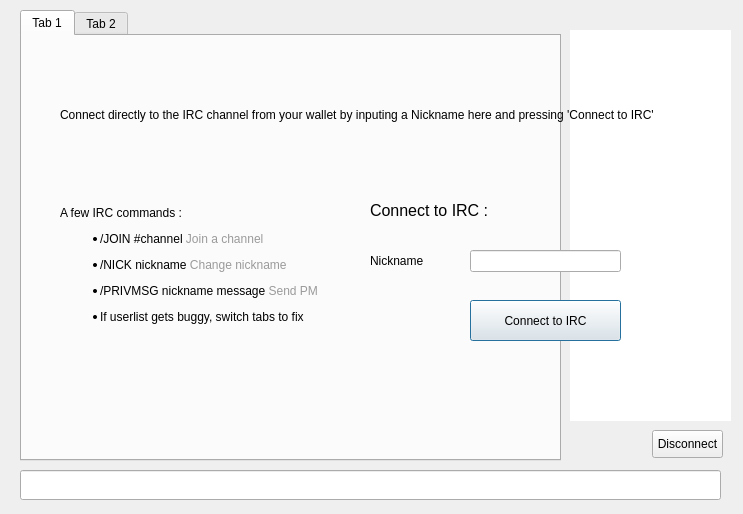
<?xml version="1.0" encoding="UTF-8"?>
<ui version="4.0">
 <class>ChatWindowClass</class>
 <widget class="QWidget" name="ChatWindowClass">
  <property name="geometry">
   <rect>
    <x>0</x>
    <y>0</y>
    <width>743</width>
    <height>514</height>
   </rect>
  </property>
  <property name="styleSheet">
   <string notr="true">font: 75 12pt &quot;Century Gothic&quot;;</string>
  </property>
  <widget class="QWidget" name="widget_2" native="true">
   <property name="geometry">
    <rect>
     <x>0</x>
     <y>0</y>
     <width>741</width>
     <height>511</height>
    </rect>
   </property>
   <widget class="QWidget" name="splitter" native="true">
    <property name="enabled">
     <bool>true</bool>
    </property>
    <property name="geometry">
     <rect>
      <x>10</x>
      <y>10</y>
      <width>721</width>
      <height>501</height>
     </rect>
    </property>
    <property name="styleSheet">
     <string notr="true"/>
    </property>
    <widget class="QTabWidget" name="tab">
     <property name="geometry">
      <rect>
       <x>10</x>
       <y>0</y>
       <width>541</width>
       <height>451</height>
      </rect>
     </property>
     <property name="styleSheet">
      <string notr="true"/>
     </property>
     <property name="tabShape">
      <enum>QTabWidget::Rounded</enum>
     </property>
     <property name="currentIndex">
      <number>0</number>
     </property>
     <property name="tabsClosable">
      <bool>false</bool>
     </property>
     <widget class="QWidget" name="widget_4">
      <attribute name="title">
       <string>Tab 1</string>
      </attribute>
     </widget>
     <widget class="QWidget" name="tab_5">
      <attribute name="title">
       <string>Tab 2</string>
      </attribute>
     </widget>
    </widget>
    <widget class="QLineEdit" name="lineEdit">
     <property name="geometry">
      <rect>
       <x>10</x>
       <y>460</y>
       <width>701</width>
       <height>30</height>
      </rect>
     </property>
     <property name="sizePolicy">
      <sizepolicy hsizetype="Fixed" vsizetype="Fixed">
       <horstretch>0</horstretch>
       <verstretch>0</verstretch>
      </sizepolicy>
     </property>
     <property name="maximumSize">
      <size>
       <width>16777215</width>
       <height>30</height>
      </size>
     </property>
    </widget>
    <widget class="QListView" name="userView">
     <property name="geometry">
      <rect>
       <x>560</x>
       <y>20</y>
       <width>161</width>
       <height>391</height>
      </rect>
     </property>
     <property name="minimumSize">
      <size>
       <width>0</width>
       <height>300</height>
      </size>
     </property>
     <property name="styleSheet">
      <string notr="true">border-radius:10px;</string>
     </property>
    </widget>
    <widget class="QPushButton" name="disconnect">
     <property name="geometry">
      <rect>
       <x>642</x>
       <y>420</y>
       <width>71</width>
       <height>28</height>
      </rect>
     </property>
     <property name="text">
      <string>Disconnect</string>
     </property>
    </widget>
   </widget>
   <widget class="QWidget" name="hide3" native="true">
    <property name="geometry">
     <rect>
      <x>0</x>
      <y>0</y>
      <width>741</width>
      <height>511</height>
     </rect>
    </property>
    <property name="styleSheet">
     <string notr="true">font: 75 9pt &quot;Century Gothic&quot;;</string>
    </property>
    <widget class="QWidget" name="layoutWidget">
     <property name="geometry">
      <rect>
       <x>10</x>
       <y>6</y>
       <width>731</width>
       <height>41</height>
      </rect>
     </property>
     <layout class="QHBoxLayout" name="hide1">
      <property name="spacing">
       <number>7</number>
      </property>
     </layout>
    </widget>
    <widget class="QLabel" name="hide2">
     <property name="geometry">
      <rect>
       <x>60</x>
       <y>70</y>
       <width>631</width>
       <height>91</height>
      </rect>
     </property>
     <property name="styleSheet">
      <string notr="true">font: 75 12pt &quot;Century Gothic&quot;;</string>
     </property>
     <property name="text">
      <string>&lt;html&gt;&lt;head/&gt;&lt;body&gt;&lt;p align=&quot;justify&quot;&gt;&lt;span style=&quot; font-size:9pt;&quot;&gt;Connect directly to the IRC channel from your wallet by inputing a Nickname here and pressing 'Connect to IRC'&lt;/span&gt;&lt;/p&gt;&lt;/body&gt;&lt;/html&gt;</string>
     </property>
     <property name="wordWrap">
      <bool>true</bool>
     </property>
     <property name="openExternalLinks">
      <bool>true</bool>
     </property>
    </widget>
    <widget class="QLabel" name="label">
     <property name="geometry">
      <rect>
       <x>70</x>
       <y>380</y>
       <width>71</width>
       <height>51</height>
      </rect>
     </property>
     <property name="text">
      <string>&lt;html&gt;&lt;head/&gt;&lt;body&gt;&lt;p align=&quot;center&quot;&gt;&lt;a href=&quot;https://twitter.com/Fanaticoscash&quot;&gt;&lt;span style=&quot; text-decoration: underline; color:#0000ff;&quot;&gt;&lt;img src=&quot;:/icons/twitter&quot;/&gt;&lt;/span&gt;&lt;/a&gt;&lt;/p&gt;&lt;/body&gt;&lt;/html&gt;</string>
     </property>
     <property name="margin">
      <number>5</number>
     </property>
     <property name="openExternalLinks">
      <bool>true</bool>
     </property>
    </widget>
    <widget class="QLabel" name="label_2">
     <property name="geometry">
      <rect>
       <x>60</x>
       <y>160</y>
       <width>291</width>
       <height>211</height>
      </rect>
     </property>
     <property name="styleSheet">
      <string notr="true">font: 75 12pt &quot;Century Gothic&quot;;</string>
     </property>
     <property name="text">
      <string>&lt;html&gt;&lt;head/&gt;&lt;body&gt;&lt;p&gt;A few IRC commands :&lt;/p&gt;&lt;ul style=&quot;margin-top: 0px; margin-bottom: 0px; margin-left: 0px; margin-right: 0px; -qt-list-indent: 1;&quot;&gt;&lt;li style=&quot; margin-top:12px; margin-bottom:12px; margin-left:0px; margin-right:0px; -qt-block-indent:0; text-indent:0px;&quot;&gt;/JOIN #channel &lt;span style=&quot; color:#9a9a9a;&quot;&gt;Join a channel&lt;/span&gt;&lt;/li&gt;&lt;li style=&quot; margin-top:12px; margin-bottom:12px; margin-left:0px; margin-right:0px; -qt-block-indent:0; text-indent:0px;&quot;&gt;/NICK nickname &lt;span style=&quot; color:#9a9a9a;&quot;&gt;Change nickname&lt;/span&gt;&lt;/li&gt;&lt;li style=&quot; margin-top:12px; margin-bottom:12px; margin-left:0px; margin-right:0px; -qt-block-indent:0; text-indent:0px;&quot;&gt;/PRIVMSG nickname message &lt;span style=&quot; color:#9a9a9a;&quot;&gt;Send PM &lt;/span&gt;&lt;/li&gt;&lt;li style=&quot; margin-top:0px; margin-bottom:0px; margin-left:0px; margin-right:0px; -qt-block-indent:0; text-indent:0px;&quot;&gt;If userlist gets buggy, switch tabs to fix&lt;/li&gt;&lt;/ul&gt;&lt;/body&gt;&lt;/html&gt;</string>
     </property>
    </widget>
    <widget class="QLineEdit" name="editPseudo">
     <property name="geometry">
      <rect>
       <x>470</x>
       <y>250</y>
       <width>151</width>
       <height>22</height>
      </rect>
     </property>
     <property name="styleSheet">
      <string notr="true">font: 75 12pt &quot;Century Gothic&quot;;</string>
     </property>
     <property name="text">
      <string/>
     </property>
    </widget>
    <widget class="QLabel" name="label_5">
     <property name="geometry">
      <rect>
       <x>370</x>
       <y>250</y>
       <width>61</width>
       <height>21</height>
      </rect>
     </property>
     <property name="styleSheet">
      <string notr="true">font: 75 12pt &quot;Century Gothic&quot;;</string>
     </property>
     <property name="text">
      <string>Nickname</string>
     </property>
    </widget>
    <widget class="QPushButton" name="buttonConnect">
     <property name="geometry">
      <rect>
       <x>470</x>
       <y>300</y>
       <width>151</width>
       <height>41</height>
      </rect>
     </property>
     <property name="styleSheet">
      <string notr="true">font: 75 12pt &quot;Century Gothic&quot;;</string>
     </property>
     <property name="text">
      <string>Connect to IRC</string>
     </property>
     <property name="default">
      <bool>true</bool>
     </property>
    </widget>
    <widget class="QLabel" name="label_10">
     <property name="geometry">
      <rect>
       <x>370</x>
       <y>200</y>
       <width>161</width>
       <height>21</height>
      </rect>
     </property>
     <property name="styleSheet">
      <string notr="true">font: 75 12pt &quot;Century Gothic&quot;;</string>
     </property>
     <property name="text">
      <string>&lt;html&gt;&lt;head/&gt;&lt;body&gt;&lt;p&gt;&lt;span style=&quot; font-size:12pt;&quot;&gt;Connect to IRC :&lt;/span&gt;&lt;/p&gt;&lt;/body&gt;&lt;/html&gt;</string>
     </property>
    </widget>
   </widget>
  </widget>
  <action name="actionQuit">
   <property name="text">
    <string>Quitter</string>
   </property>
   <property name="shortcut">
    <string>Ctrl+Q</string>
   </property>
  </action>
  <action name="actionCloseTab">
   <property name="text">
    <string>Fermer l'onglet</string>
   </property>
  </action>
 </widget>
 <layoutdefault spacing="6" margin="11"/>
 <resources/>
 <connections/>
</ui>
